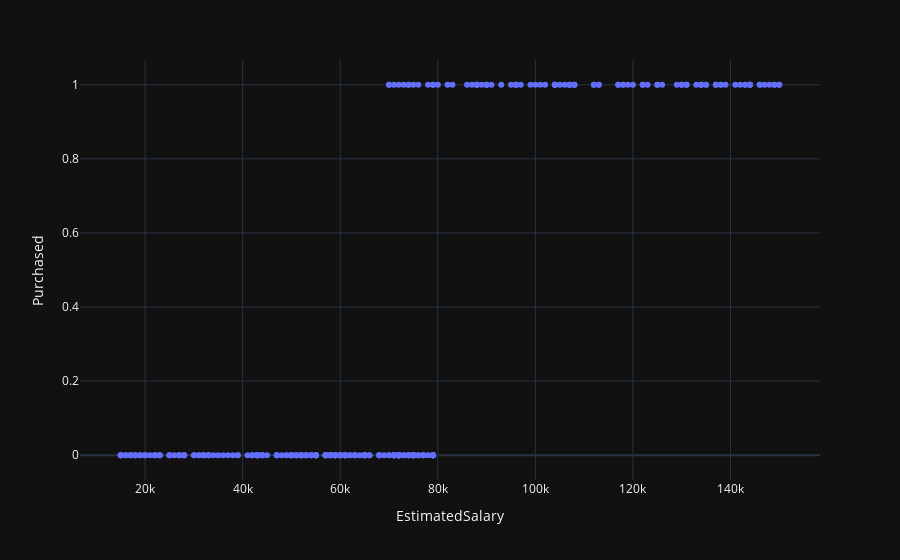

Notebook code cell kept with this figure:
### Code cell
px.scatter(data, 'EstimatedSalary' , 'Purchased')

### Figure 1 — Plotly figure (JSON) as saved in the notebook; plotly's stock layout.template omitted (floating-point values rounded to 4 significant figures; data arrays with more than 128 entries replaced by an {"elided": "..."} marker saying what was removed)
{"data": [{"hovertemplate": "EstimatedSalary=%{x}<br>Purchased=%{y}<extra></extra>", "legendgroup": "", "marker": {"color": "#636efa", "symbol": "circle"}, "mode": "markers", "name": "", "orientation": "v", "showlegend": false, "type": "scatter", "x": {"elided": "298 int values"}, "xaxis": "x", "y": {"elided": "298 int values"}, "yaxis": "y"}], "layout": {"legend": {"tracegroupgap": 0}, "margin": {"t": 60}, "xaxis": {"anchor": "y", "domain": [0, 1], "title": {"text": "EstimatedSalary"}}, "yaxis": {"anchor": "x", "domain": [0, 1], "title": {"text": "Purchased"}}}}
